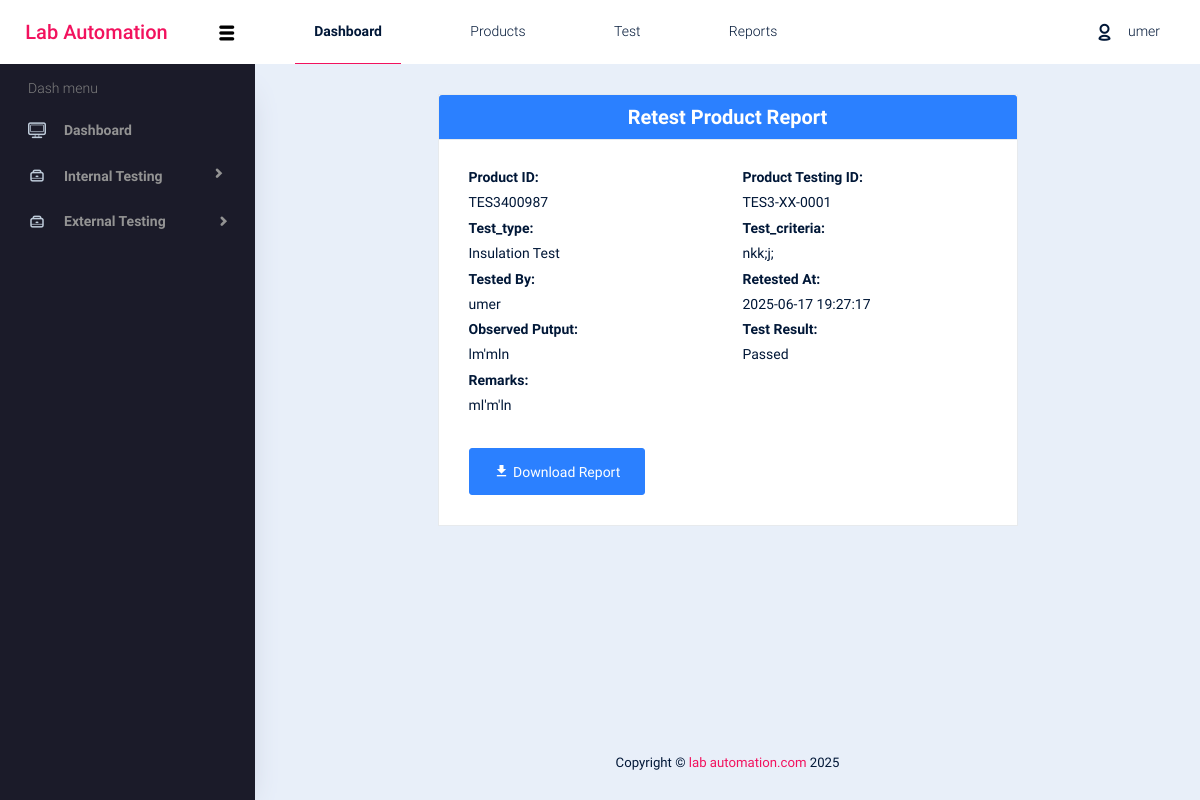
The app's page /retest-prod-report.php?prodid=1 (signed in) with its own data.
### tables this page shows
CREATE TABLE `retested_products` (
  `id` int(11) NOT NULL,
  `product_id` varchar(50) NOT NULL,
  `test_id` varchar(50) NOT NULL,
  `test_type` varchar(100) NOT NULL,
  `test_criteria` text NOT NULL,
  `observed_output` text NOT NULL,
  `tested_by` varchar(100) NOT NULL,
  `test_result` enum('Passed','Failed') NOT NULL,
  `remarks` text NOT NULL,
  `retest_date` timestamp NOT NULL DEFAULT current_timestamp()
);

### retest-prod-report.php (the view, shortened to what this page needs)
<!DOCTYPE html>
<html lang="en">
<head>
    <link rel="stylesheet" href="vendors/typicons.font/font/typicons.css">
    <link rel="stylesheet" href="vendors/css/vendor.bundle.base.css">
    <link rel="stylesheet" href="css/vertical-layout-light/style.css">
    <link href="https://cdn.jsdelivr.net/npm/@mdi/font@7.2.96/css/materialdesignicons.min.css" rel="stylesheet">
</head>
<body>
    <div class="container-scroller">
        <?php include 'components/navBar.php'; ?>
        <div class="container-fluid page-body-wrapper">
            <?php include 'components/sideBar.php'; ?>
            <div class="main-panel">
                <div class="content-wrapper" style="display: flex; justify-content: center;">
                    <div class="row justify-content-center">
                        <div class="col-md-8">
                            <div class="card" id="htmlContent">
                                <div class="card-header bg-info text-white">
                                    <h3 class="text-center mb-0 font-weight-bold">Retest Product Report</h3>
                                </div>
                                <?php
                                include "config.php";
                                $id = $_GET['prodid'];
                                $sql = "SELECT * FROM retested_products
                                        WHERE id = {$id}";
                                $result = mysqli_query($connect, $sql);
                                if ($row = mysqli_fetch_assoc($result)) {
                                    ?>
                                    <div class="card-body">
                                        <div class="row">
                                            <div class="col-md-6">
                                                <h5 class="font-weight-bold">Product ID:</h5>
                                                <p><?= $row['product_id'] ?></p>
                                            </div>
                                            <div class="col-md-6">
                                                <h5 class="font-weight-bold">Product Testing ID:</h5>
                                                <p><?= $row['test_id'] ?></p>
                                            </div>
                                            <div class="col-md-6">
                                                <h5 class="font-weight-bold">Test_type:</h5>
                                                <p><?= $row['test_type'] ?></p>
                                            </div>
                                            <div class="col-md-6">
                                                <h5 class="font-weight-bold">Test_criteria:</h5>
                                                <p><?= $row['test_criteria'] ?></p>
                                            </div>
                                            <div class="col-md-6">
                                                <h5 class="font-weight-bold">Tested By:</h5>
                                                <p><?= $row['tested_by'] ?></p>
                                            </div>
                                            <div class="col-md-6">
                                                <h5 class="font-weight-bold">Retested At:</h5>
                                                <p><?= $row['retest_date'] ?></p>
                                            </div>
                                            <div class="col-md-6">
                                                <h5 class="font-weight-bold">Observed Putput:</h5>
                                                <p><?= $row['observed_output'] ?></p>
                                            </div>
                                            <div class="col-md-6">
                                                <h5 class="font-weight-bold">Test Result:</h5>
                                                <p><?= $row['test_result'] ?></p>
                                            </div>
                                            <div class="col-md-6">
                                                <h5 class="font-weight-bold">Remarks:</h5>
                                                <p><?= $row['remarks'] ?></p>
                                            </div>
                                            <div class="col-md-12 mt-4">
                                                <button class="btn btn-info no-print" id="generatePDF">
                                                    <i class="mdi mdi-download"></i> Download Report
                                                </button>
                                            </div>
                                        </div>
                                    </div>
                                <?php } ?>
                            </div>
                        </div>
                    </div>
                </div>
                <?php include 'components/footer.php'; ?>
            </div>
        </div>
    </div>
</body>
</html>

### records on screen
retested_products: product "TES3400987", test "TES3-XX-0001", test_type "Insulation Test", test_criteria "nkk;j;", tested_by "umer", retest_date "2025-06-17 19:27:17", observed_output "lm'mln", test_result "Passed", remarks "ml'm'ln"

### other values on screen
$_SESSION["first_name"] "umer"
